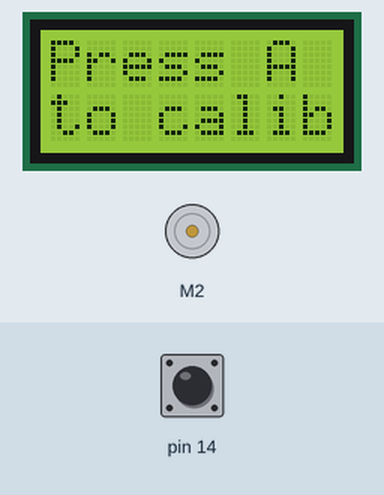
This sketch was run on a simulated Arduino Leonardo, built with avr-gcc and run on an emulated ATmega32U4. Shown: 8×2 character LCD, DC motor (green arrow = forward, orange = backward, longer = faster). The test bench sets the inputs (shaded band); at power-on: pin 14 HIGH.

Above: at 0.8 s.
0.9 s: pin 14 pulled LOW for 0.15 s
At 3.4 s:
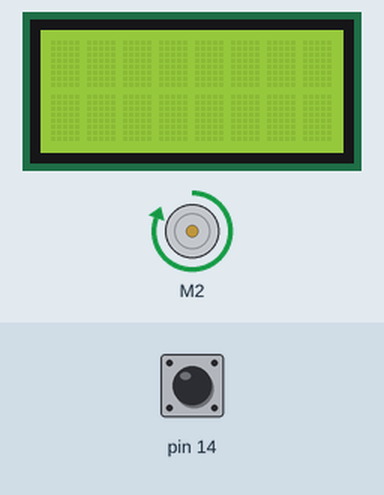
At 4.4 s:
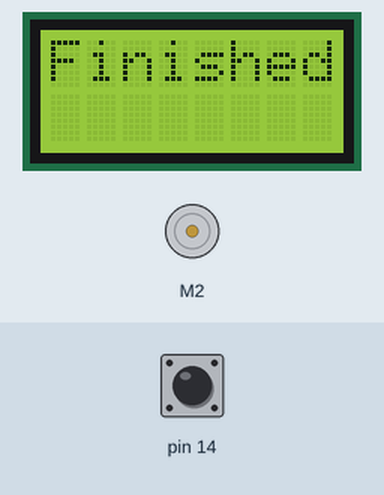
Timing chart, 0 to 5.9 s (numbered marks = the images above; inputs shaded):
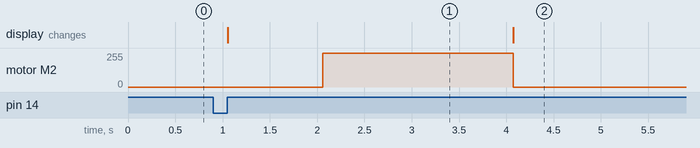

The sketch:

Oppg_3.ino
```cpp
#include <Wire.h>
#include <Zumo32U4.h>

Zumo32U4ButtonA buttonA;
Zumo32U4LCD display;
Zumo32U4Buzzer buzzer;
Zumo32U4Motors motors;
Zumo32U4LineSensors lineSensors;

const uint16_t maxSpeed = 400;
int16_t lastError = 0;

#define NUM_SENSORS 5
unsigned int lineSensorValues[NUM_SENSORS];

void sensorsCalibrate(){
  display.clear();
  delay(1000);
  unsigned long calibrateTime = millis() + 2000;
  while (millis() < calibrateTime){
    motors.setRightSpeed(400);
    lineSensors.calibrate();
    delay(2);
  }
  motors.setRightSpeed(0);
}

void setup() {
  display.clear();
  display.print(F("Press A"));
  display.gotoXY(0, 1);
  display.print(F("to calib"));
  buttonA.waitForButton();
  sensorsCalibrate();
  display.print("Finished");
}

void loop() {
  /*
  int16_t error = position - 2000;
  int16_t speedDifference = error / 4 + 6 * (error - lastError);

  lastError = error;
  int16_t leftSpeed = (int16_t)maxSpeed + speedDifference;
  int16_t rightSpeed = (int16_t)maxSpeed - speedDifference;
  leftSpeed = constrain(leftSpeed, 0, (int16_t)maxSpeed);
  rightSpeed = constrain(rightSpeed, 0, (int16_t)maxSpeed);

  motors.setSpeeds(leftSpeed, rightSpeed);*/
}
```

Measured:
- after the input at 0.9 s, motor M2: stopped → forward 255/255 after 1.2 s, → stopped 2.0 s later; the display: changes after 0.16 s (image 1)
- what the display in image 1 shows lasts 3.0 s, from 1.1 s to 4.1 s
